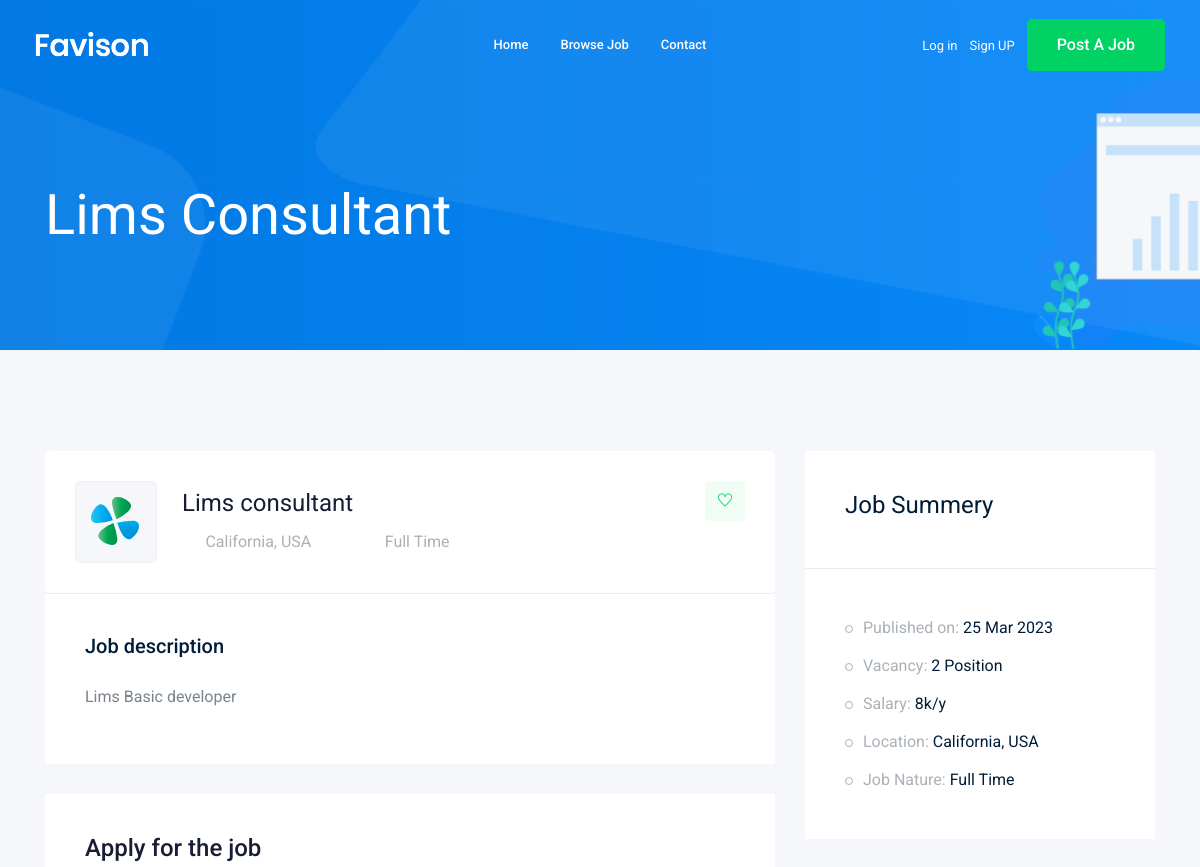
Page /jobs/lims-consultant (upper part) on the earlier database version.
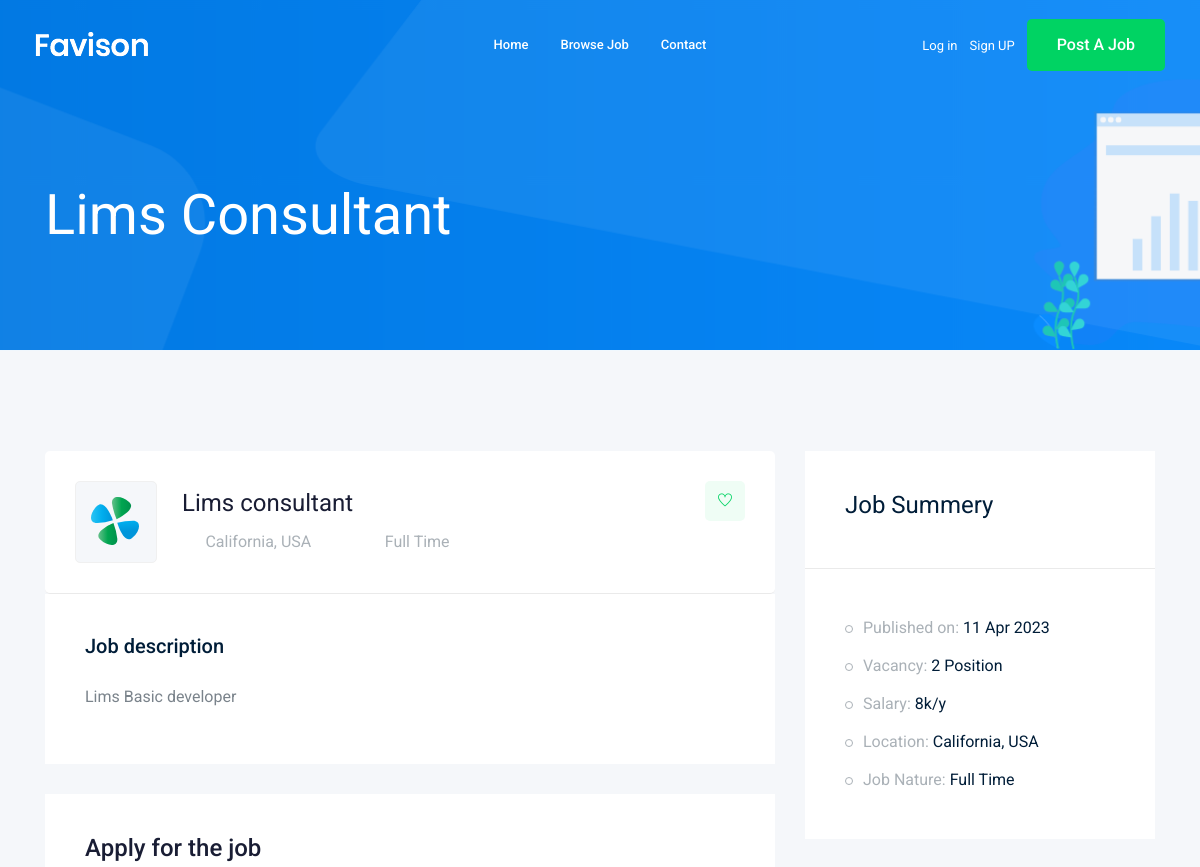
Same page on the later database version.
### job/models.py (models this page shows, shortened)
class JOb(models.Model): #Table in DB
    Owner = models.ForeignKey(User, verbose_name=("Job_owner"), on_delete=models.CASCADE)
    title = models.CharField(max_length=100) # Column in DB
    Job_type = models.CharField(max_length=15, choices=JOB_TYPE)
    Description = models.TextField(max_length=1000)
    Published_At = models.DateTimeField(auto_now=True)
    Vacancy = models.IntegerField(default=1)
    Salary = models.IntegerField(default=0)
    Experiance = models.IntegerField(default=1)
    category = models.ForeignKey('Category',on_delete=models.CASCADE)
    image = models.ImageField(upload_to=Image_upload)
    slug = models.SlugField(blank=True , null=True)
    def __str__(self):
        return self.title

### job/views.py (the view)
def job_detail(resquest, slug):
    job_detail = JOb.objects.get(slug=slug)
    if resquest.method =='POST':
        form =ApplyForm(resquest.POST,resquest.FILES)
        if form.is_valid():
            myform = form.save(commit=False)
            myform.job = job_detail
            myform.save()
    else:
        form = ApplyForm
    context = {'job' : job_detail,'applyform':form}
    return render(resquest,"job/job_details.html",context)

### job/templates/job/job_details.html (shortened to what this page needs)
{% extends 'base.html' %}
{% load bootstrap4 %}
{% block body %}
        <div class="bradcam_area bradcam_bg_1">
            <div class="container">
                <div class="row">
                    <div class="col-xl-12">
                        <div class="bradcam_text">
                            <h3>{{job}}</h3>
                        </div>
                    </div>
                </div>
            </div>
        </div>
        <div class="job_details_area">
            <div class="container">
                <div class="row">
                    <div class="col-lg-8">
                        <div class="job_details_header">
                            <div class="single_jobs white-bg d-flex justify-content-between">
                                <div class="jobs_left d-flex align-items-center">
                                    <div class="thumb">
                                        <img src="img/svg_icon/1.svg" alt="">
                                    </div>
                                    <div class="jobs_conetent">
                                        <a href="#"><h4>{{job}}</h4></a>
                                        <div class="links_locat d-flex align-items-center">
                                            <div class="location">
                                                <p> <i class="fa fa-map-marker"></i> California, USA</p>
                                            </div>
                                            <div class="location">
                                                <p> <i class="fa fa-clock-o"></i> {{job.Job_type}}</p>
                                            </div>
                                        </div>
                                    </div>
                                </div>
                                <div class="jobs_right">
                                    <div class="apply_now">
                                        <a class="heart_mark" href="#"> <i class="ti-heart"></i> </a>
                                    </div>
                                </div>
                            </div>
                        </div>
                        <div class="descript_wrap white-bg">
                            <div class="single_wrap">
                                <h4>Job description</h4>
                                <p>{{job.Description}}</p>
                            </div>
                        </div>
                        <div class="apply_job_form white-bg">
                            <h4>Apply for the job</h4>
                        </div>
                    </div>
                    <div class="col-lg-4">
                        <div class="job_sumary">
                            <div class="summery_header">
                                <h3>Job Summery</h3>
                            </div>
                            <div class="job_content">
                                <ul>
                                    <li>Published on: <span>{{job.Published_At|date:'d M o'}}</span></li>
                                    <li>Vacancy: <span>{{job.Vacancy}} Position</span></li>
                                    <li>Salary: <span>{{job.Salary}}k/y</span></li>
                                    <li>Location: <span>California, USA</span></li>
                                    <li>Job Nature: <span> {{job.Job_type}}</span></li>
                                </ul>
                            </div>
                        </div>
                    </div>
                </div>
            </div>
        </div>
{% endblock body %}

Differences in the rows shown:
changed JOb "Lims Consultant": Published_At "25 Mar 2023" → "11 Apr 2023"
